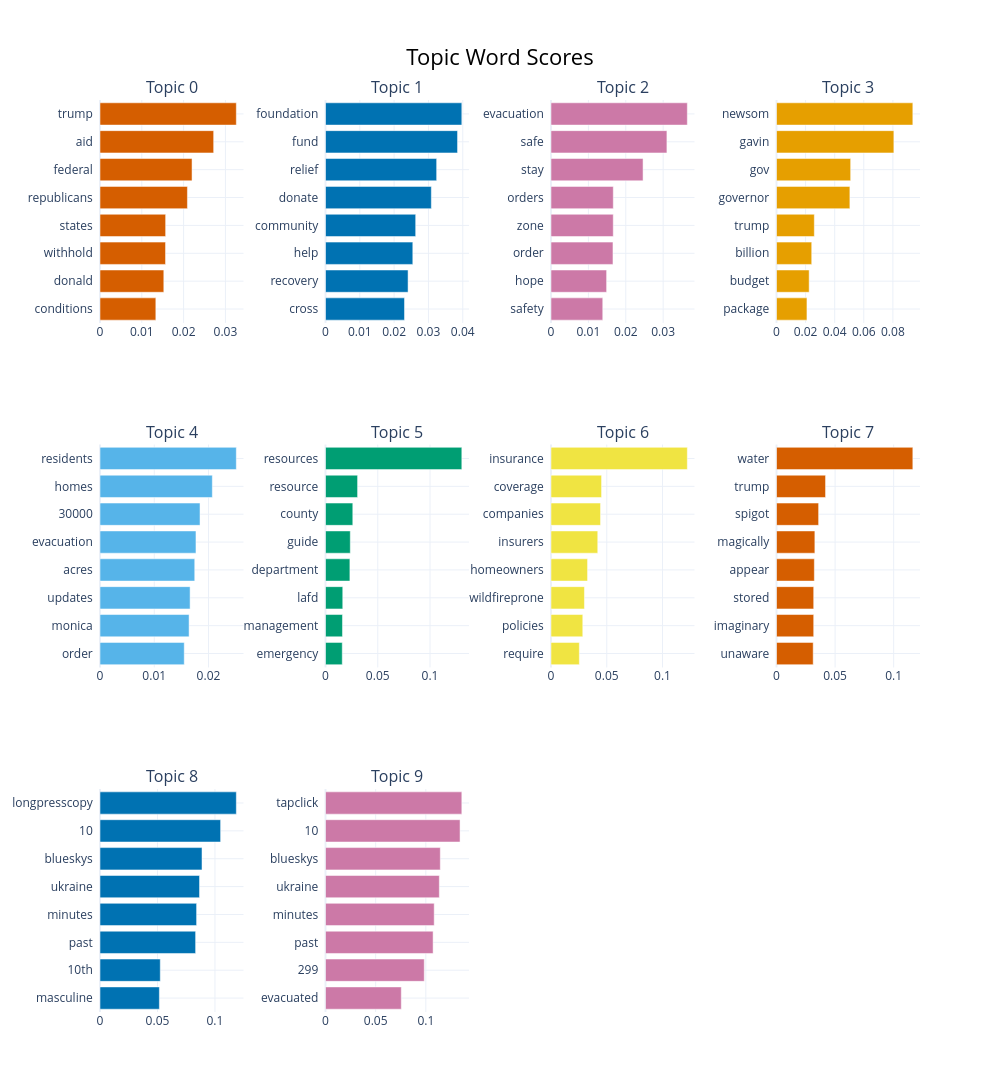

Notebook code cell kept with this figure:
### Code cell
# Visualize overall topics - Bar chart
if topic_model_all is not None:
    fig = topic_model_all.visualize_barchart(top_n_topics=10, n_words=8, height=400)
    fig.write_html(str("overall_topics_barchart.html"))
    fig.show()

### Figure 1 — Plotly figure (JSON) as saved in the notebook; plotly's stock layout.template omitted (floating-point values rounded to 4 significant figures)
{"data": [{"marker": {"color": "#D55E00"}, "orientation": "h", "type": "bar", "x": [0.01336, 0.01526, 0.01568, 0.0157, 0.02091, 0.02202, 0.02719, 0.03261], "xaxis": "x", "y": ["conditions  ", "donald  ", "withhold  ", "states  ", "republicans  ", "federal  ", "aid  ", "trump  "], "yaxis": "y"}, {"marker": {"color": "#0072B2"}, "orientation": "h", "type": "bar", "x": [0.02303, 0.02407, 0.02544, 0.02628, 0.03085, 0.0324, 0.03848, 0.03973], "xaxis": "x2", "y": ["cross  ", "recovery  ", "help  ", "community  ", "donate  ", "relief  ", "fund  ", "foundation  "], "yaxis": "y2"}, {"marker": {"color": "#CC79A7"}, "orientation": "h", "type": "bar", "x": [0.01385, 0.01487, 0.01658, 0.01665, 0.01666, 0.02463, 0.03101, 0.03647], "xaxis": "x3", "y": ["safety  ", "hope  ", "order  ", "zone  ", "orders  ", "stay  ", "safe  ", "evacuation  "], "yaxis": "y3"}, {"marker": {"color": "#E69F00"}, "orientation": "h", "type": "bar", "x": [0.02093, 0.02246, 0.02421, 0.026, 0.05045, 0.05098, 0.08068, 0.09371], "xaxis": "x4", "y": ["package  ", "budget  ", "billion  ", "trump  ", "governor  ", "gov  ", "gavin  ", "newsom  "], "yaxis": "y4"}, {"marker": {"color": "#56B4E9"}, "orientation": "h", "type": "bar", "x": [0.01553, 0.01642, 0.01661, 0.01746, 0.01769, 0.01844, 0.02071, 0.02513], "xaxis": "x5", "y": ["order  ", "monica  ", "updates  ", "acres  ", "evacuation  ", "30000  ", "homes  ", "residents  "], "yaxis": "y5"}, {"marker": {"color": "#009E73"}, "orientation": "h", "type": "bar", "x": [0.01604, 0.01624, 0.01651, 0.02334, 0.02372, 0.02611, 0.0307, 0.1304], "xaxis": "x6", "y": ["emergency  ", "management  ", "lafd  ", "department  ", "guide  ", "county  ", "resource  ", "resources  "], "yaxis": "y6"}, {"marker": {"color": "#F0E442"}, "orientation": "h", "type": "bar", "x": [0.02541, 0.02849, 0.02998, 0.03279, 0.04193, 0.04442, 0.04535, 0.1222], "xaxis": "x7", "y": ["require  ", "policies  ", "wildfireprone  ", "homeowners  ", "insurers  ", "companies  ", "coverage  ", "insurance  "], "yaxis": "y7"}, {"marker": {"color": "#D55E00"}, "orientation": "h", "type": "bar", "x": [0.03132, 0.03175, 0.03175, 0.0323, 0.03274, 0.03594, 0.04186, 0.1163], "xaxis": "x8", "y": ["unaware  ", "imaginary  ", "stored  ", "appear  ", "magically  ", "spigot  ", "trump  ", "water  "], "yaxis": "y8"}, {"marker": {"color": "#0072B2"}, "orientation": "h", "type": "bar", "x": [0.05165, 0.05245, 0.08319, 0.08404, 0.08659, 0.08875, 0.1049, 0.1186], "xaxis": "x9", "y": ["masculine  ", "10th  ", "past  ", "minutes  ", "ukraine  ", "blueskys  ", "10  ", "longpresscopy  "], "yaxis": "y9"}, {"marker": {"color": "#CC79A7"}, "orientation": "h", "type": "bar", "x": [0.07553, 0.09842, 0.1072, 0.1083, 0.1134, 0.1144, 0.1341, 0.1359], "xaxis": "x10", "y": ["evacuated  ", "299  ", "past  ", "minutes  ", "ukraine  ", "blueskys  ", "10  ", "tapclick  "], "yaxis": "y10"}], "layout": {"annotations": [{"font": {"size": 16}, "showarrow": false, "text": "Topic 0", "x": 0.0875, "xanchor": "center", "xref": "paper", "y": 1, "yanchor": "bottom", "yref": "paper"}, {"font": {"size": 16}, "showarrow": false, "text": "Topic 1", "x": 0.3625, "xanchor": "center", "xref": "paper", "y": 1, "yanchor": "bottom", "yref": "paper"}, {"font": {"size": 16}, "showarrow": false, "text": "Topic 2", "x": 0.6375, "xanchor": "center", "xref": "paper", "y": 1, "yanchor": "bottom", "yref": "paper"}, {"font": {"size": 16}, "showarrow": false, "text": "Topic 3", "x": 0.9125, "xanchor": "center", "xref": "paper", "y": 1, "yanchor": "bottom", "yref": "paper"}, {"font": {"size": 16}, "showarrow": false, "text": "Topic 4", "x": 0.0875, "xanchor": "center", "xref": "paper", "y": 0.6222, "yanchor": "bottom", "yref": "paper"}, {"font": {"size": 16}, "showarrow": false, "text": "Topic 5", "x": 0.3625, "xanchor": "center", "xref": "paper", "y": 0.6222, "yanchor": "bottom", "yref": "paper"}, {"font": {"size": 16}, "showarrow": false, "text": "Topic 6", "x": 0.6375, "xanchor": "center", "xref": "paper", "y": 0.6222, "yanchor": "bottom", "yref": "paper"}, {"font": {"size": 16}, "showarrow": false, "text": "Topic 7", "x": 0.9125, "xanchor": "center", "xref": "paper", "y": 0.6222, "yanchor": "bottom", "yref": "paper"}, {"font": {"size": 16}, "showarrow": false, "text": "Topic 8", "x": 0.0875, "xanchor": "center", "xref": "paper", "y": 0.2444, "yanchor": "bottom", "yref": "paper"}, {"font": {"size": 16}, "showarrow": false, "text": "Topic 9", "x": 0.3625, "xanchor": "center", "xref": "paper", "y": 0.2444, "yanchor": "bottom", "yref": "paper"}], "height": 1200, "hoverlabel": {"bgcolor": "white", "font": {"family": "Rockwell", "size": 16}}, "showlegend": false, "title": {"font": {"color": "Black", "size": 22}, "text": "Topic Word Scores", "x": 0.5, "xanchor": "center", "yanchor": "top"}, "width": 1000, "xaxis": {"anchor": "y", "domain": [0, 0.175], "showgrid": true}, "xaxis10": {"anchor": "y10", "domain": [0.275, 0.45], "showgrid": true}, "xaxis11": {"anchor": "y11", "domain": [0.55, 0.725], "showgrid": true}, "xaxis12": {"anchor": "y12", "domain": [0.825, 1], "showgrid": true}, "xaxis2": {"anchor": "y2", "domain": [0.275, 0.45], "showgrid": true}, "xaxis3": {"anchor": "y3", "domain": [0.55, 0.725], "showgrid": true}, "xaxis4": {"anchor": "y4", "domain": [0.825, 1], "showgrid": true}, "xaxis5": {"anchor": "y5", "domain": [0, 0.175], "showgrid": true}, "xaxis6": {"anchor": "y6", "domain": [0.275, 0.45], "showgrid": true}, "xaxis7": {"anchor": "y7", "domain": [0.55, 0.725], "showgrid": true}, "xaxis8": {"anchor": "y8", "domain": [0.825, 1], "showgrid": true}, "xaxis9": {"anchor": "y9", "domain": [0, 0.175], "showgrid": true}, "yaxis": {"anchor": "x", "domain": [0.7556, 1], "showgrid": true}, "yaxis10": {"anchor": "x10", "domain": [0, 0.2444], "showgrid": true}, "yaxis11": {"anchor": "x11", "domain": [0, 0.2444], "showgrid": true}, "yaxis12": {"anchor": "x12", "domain": [0, 0.2444], "showgrid": true}, "yaxis2": {"anchor": "x2", "domain": [0.7556, 1], "showgrid": true}, "yaxis3": {"anchor": "x3", "domain": [0.7556, 1], "showgrid": true}, "yaxis4": {"anchor": "x4", "domain": [0.7556, 1], "showgrid": true}, "yaxis5": {"anchor": "x5", "domain": [0.3778, 0.6222], "showgrid": true}, "yaxis6": {"anchor": "x6", "domain": [0.3778, 0.6222], "showgrid": true}, "yaxis7": {"anchor": "x7", "domain": [0.3778, 0.6222], "showgrid": true}, "yaxis8": {"anchor": "x8", "domain": [0.3778, 0.6222], "showgrid": true}, "yaxis9": {"anchor": "x9", "domain": [0, 0.2444], "showgrid": true}}}
